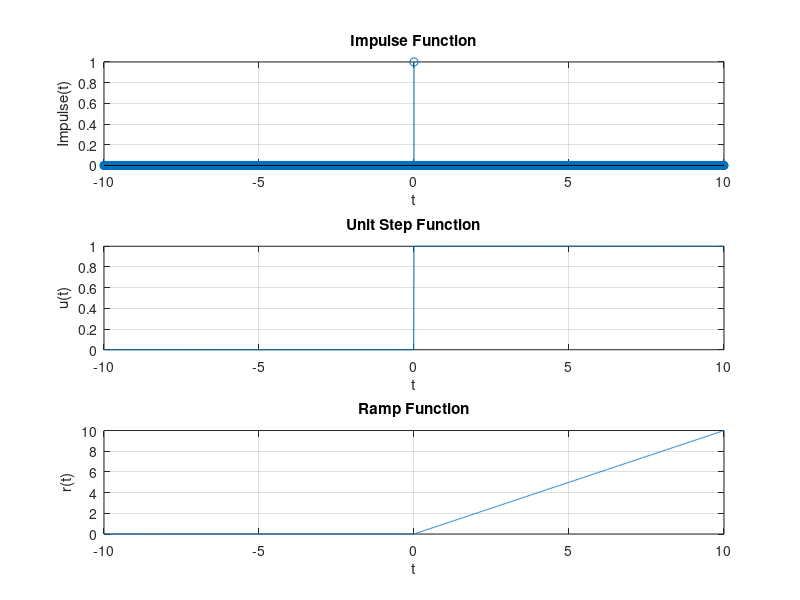

Here is the MATLAB script that generated this plot:
% Impulse Function, Unit Step Function, and Ramp Function
% Md. Roknuzzaman Rikon
% 26-09-2024

t = -10:0.01:10;   

% Impulse Function
impulse = (t == 0);  

% Unit Step Function
unit_step = t >= 0;   

% Ramp Function
ramp = t .* (t >= 0);   

% Subplot 1: Impulse Function
subplot(3, 1, 1);  % 3 rows, 1 column, 1st plot
stem(t, impulse);  % stem plot for impulse (discrete signal)
xlabel('t');   
ylabel('Impulse(t)');  
title('Impulse Function');  
grid on; 

% Subplot 2: Unit Step Function
subplot(3, 1, 2);  % 3 rows, 1 column, 2nd plot
plot(t, unit_step);  % plotting unit step function (continuous)
xlabel('t');  
ylabel('u(t)'); 
title('Unit Step Function');
grid on;  

% Subplot 3: Ramp Function
subplot(3, 1, 3);  % 3 rows, 1 column, 3rd plot
plot(t, ramp);  
xlabel('t');  
ylabel('r(t)');  
title('Ramp Function');  
grid on;
